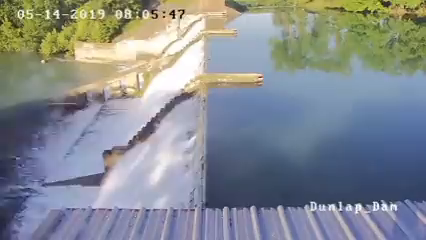
#> input picture frame 90 of Lake_Dunlap_collapse.mp4, 426 x 240 px, given in place of vtest.avi, which was not available
$ jupyter execute bsub.ipynb   (shell and % lines are left out)
#> lines starting #> are read from the running program, lines starting #| are printed output that depends on the picture; after the words box and inside, x2 and y2 are one past the last pixel; in counts of white or black regions, pixels touching at a corner belong together
[cell 1]
import matplotlib.pyplot as plt

import matplotlib as mpl
mpl.rcParams['figure.figsize'] = (30, 8)

[cell 2]
import cv2 as cv
import numpy as np

[cell 3]
# backSub = cv.createBackgroundSubtractorMOG2(detectShadows=False) # 200 fps
backSub = cv.createBackgroundSubtractorMOG2(detectShadows=True) # 160 fps
# backSub = cv.createBackgroundSubtractorKNN()

[cell 4]
capture = cv.VideoCapture('./vtest.avi')

[cell 5]
_, frame = capture.read()
#> frame is the input picture: shape (240, 426, 3); mean B, G, R 144.8, 139.7, 133.9

[cell 6]
plt.imshow(frame);

[cell 7]
frames = []

while True:
    ret, frame = capture.read()
    if frame is None:
        break

    fgMask = backSub.apply(frame)
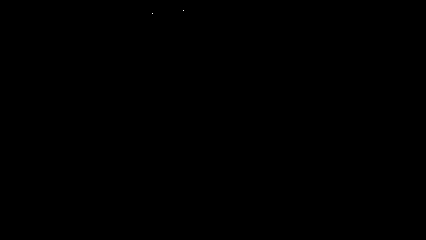
#> fgMask: shape (240, 426); values 127 (black) and 255 (white), 0% white in thin lines or dots, all inside (x1, y1, x2, y2) = (152, 10, 184, 14)
    frames.append(fgMask)


$ run again, starting later in the video
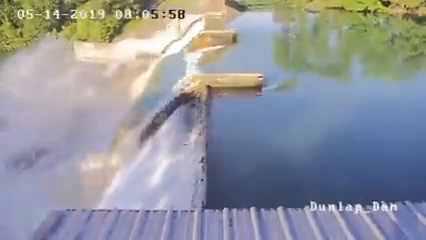
#> input picture frame 405 of Lake_Dunlap_collapse.mp4, 426 x 240 px, given in place of vtest.avi, which was not available
#> frame is the input picture: shape (240, 426, 3); mean B, G, R 156.8, 149.3, 146
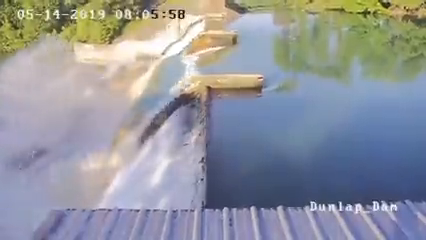
#> input picture frame 406 of Lake_Dunlap_collapse.mp4, 426 x 240 px, given in place of vtest.avi, which was not available
#> frame is the input picture: shape (240, 426, 3); mean B, G, R 156.7, 149.4, 146.4
#> fgMask: shape (240, 426); every value is 127
